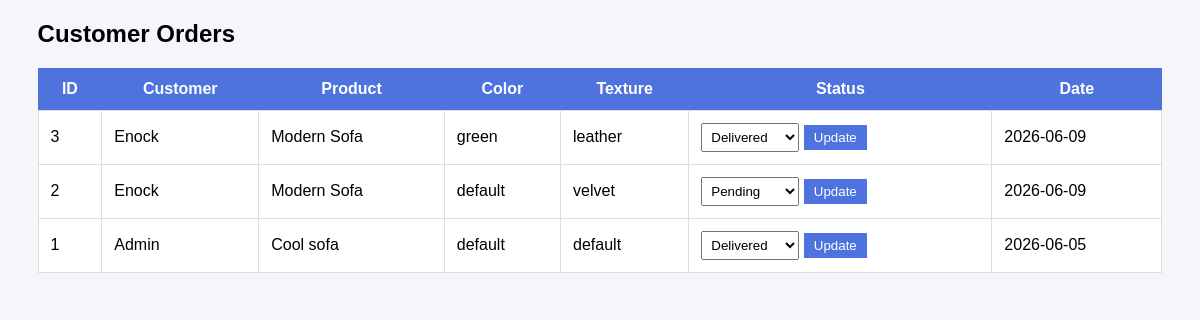
Screenshot of /orders.php (signed in) with the database file from the repository.
### tables this page shows
CREATE TABLE `orders` (
  `id` int(11) NOT NULL,
  `user_id` int(11) NOT NULL,
  `product_id` int(11) NOT NULL,
  `color` text NOT NULL,
  `texture` varchar(255) NOT NULL,
  `date` date NOT NULL DEFAULT current_timestamp(),
  `status` varchar(50) NOT NULL DEFAULT 'Pending'
);

CREATE TABLE `users` (
  `id` int(11) NOT NULL,
  `name` text NOT NULL,
  `email` varchar(50) NOT NULL,
  `password` varchar(50) NOT NULL,
  `role` text NOT NULL
);

CREATE TABLE `products` (
  `id` int(11) NOT NULL,
  `name` text NOT NULL,
  `description` varchar(255) NOT NULL,
  `price` int(50) NOT NULL,
  `image` varchar(255) NOT NULL
);

### orders.php (the view, shortened to what this page needs)
<?php
include("../config/db.php");
$sql = "SELECT orders.*, users.name AS customer,
        products.name AS product
        FROM orders
        INNER JOIN users ON orders.user_id = users.id
        INNER JOIN products ON orders.product_id = products.id
        ORDER BY orders.id DESC";
$result = mysqli_query($conn,$sql);
?>
<!DOCTYPE html>
<html>
<head>
</head>
<body>
<div class="container">
<h2>Customer Orders</h2>
<table>
<tr>
<th>ID</th>
<th>Customer</th>
<th>Product</th>
<th>Color</th>
<th>Texture</th>
<th>Status</th>
<th>Date</th>
</tr>
<?php while($row=mysqli_fetch_assoc($result)) { ?>
<tr>
<td><?php echo $row['id']; ?></td>
<td><?php echo $row['customer']; ?></td>
<td><?php echo $row['product']; ?></td>
<td><?php echo $row['color']; ?></td>
<td><?php echo $row['texture']; ?></td>
<td>
<form method="POST">
<select name="status">
<option value="Pending"
<?php if($row['status']=="Pending") echo "selected"; ?>>
Pending
</option>
<option value="Delivered"
<?php if($row['status']=="Delivered") echo "selected"; ?>>
Delivered
</option>
</select>
<button type="submit"
        name="update_status">
Update
</button>
</form>
</td>
<td><?php echo $row['date']; ?></td>
</tr>
<?php } ?>
</table>
</div>
</body>
</html>

### orders.php (style rules this page uses)
body { font-family:Arial; background:#f4f6f9; }
.container { width:95%; margin:20px auto; }
table { width:100%; border-collapse:collapse; background:white; }
th { background:#4e73df; color:white; padding:12px; }
td { padding:12px; border:1px solid #ddd; }
select { padding:5px; }
button { padding:5px 10px; background:#4e73df; color:white; border:none; cursor:pointer; }

### rows the page displays
orders: id "3", user.name "Enock", product.name "Modern Sofa", color "green", texture "leather", status "Delivered", date "2026-06-09"
orders: id "2", user.name "Enock", product.name "Modern Sofa", color "default", texture "velvet", status "Pending", date "2026-06-09"
orders: id "1", user.name "Admin", product.name "Cool sofa", color "default", texture "default", status "Delivered", date "2026-06-05"
